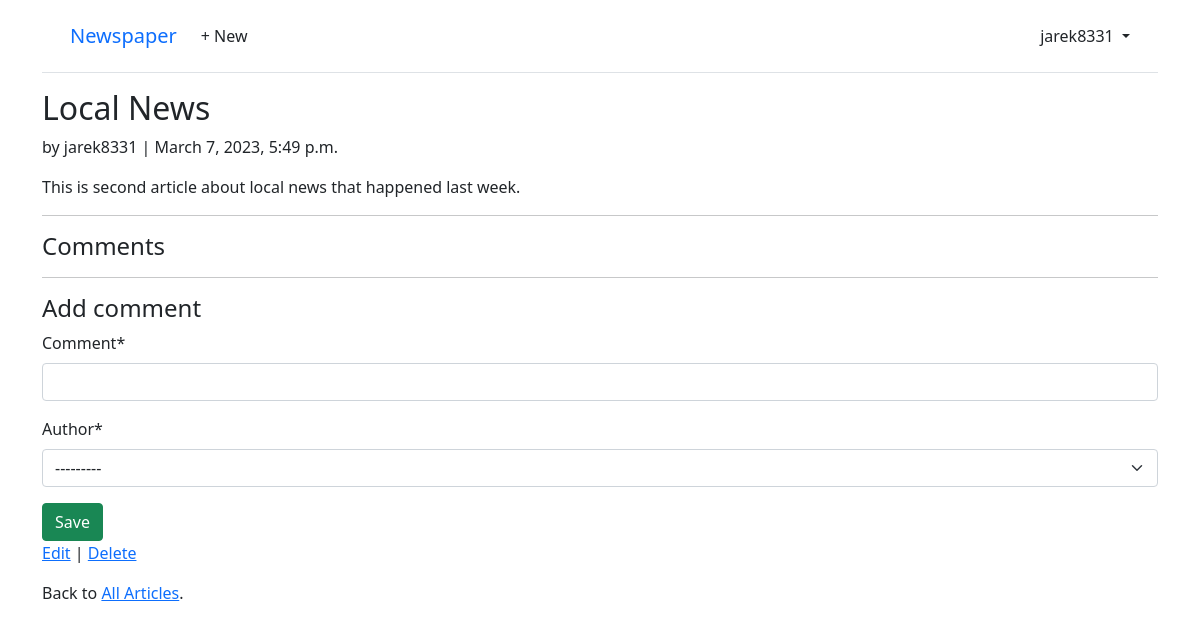
The page /articles/2/ (signed in) on the database its author committed.
### accounts/models.py (models this page shows)
class CustomUser(AbstractUser):
    age = models.PositiveIntegerField(null=True, blank=True)

### articles/models.py (models this page shows, shortened)
class Article(models.Model):
    title = models.CharField(max_length=255)
    body = models.TextField()
    date = models.DateTimeField(auto_now_add=True)
    author = models.ForeignKey(settings.AUTH_USER_MODEL,
                               on_delete=models.CASCADE,
                               )

### articles/views.py (the view, shortened to what this page needs)
# urls.py: path('<int:pk>/', ArticleDetailView.as_view(),
class ArticleDetailView(LoginRequiredMixin, View):
    def get(self, request, *args, **kwargs):
        view = CommentGet.as_view()
        return view(request, *args, **kwargs)

### articles/forms.py
class CommentForm(forms.ModelForm):
    class Meta:
        model = Comment
        fields = ("comment", "author")

### articles/views.py (called while the page is built)
    def get_context_data(self, **kwargs):
        context = super().get_context_data(**kwargs)
        context['form'] = CommentForm()
        return context

### templates/article_detail.html (shortened to what this page needs)
{% extends 'base.html' %}
{% load crispy_forms_tags %}
{% block content %}
<div class="article-entry">
    <h2>{{ article.title }}</h2>
    <p>by {{ article.author }} | {{ article.date }}</p>
    <p>{{ article.body }}</p>
</div>
<hr>
<h4>Comments</h4>
<hr>
<h4>Add comment</h4>
    <form action="" method="post">
        {{ form|crispy }}
        <button class="btn btn-success ml-2" type="submit">Save</button>
    </form>
<p><a href="{% url 'article_edit' article.pk %}">Edit</a> |
    <a href="{% url 'article_delete' article.pk %}">Delete</a></p>
<p>Back to <a href="{% url 'article_list' %}">All Articles</a>.</p>
{% endblock content %}

### templates/base.html (shortened to what this page needs)
<!DOCTYPE html>
<html>
<head>
  <link href="https://cdn.jsdelivr.net/npm/bootstrap@5.1.3/dist/css/bootstrap.min.css" rel="stylesheet">
</head>
<body>
  <div class="container">
    <header class="p-3 mb-3 border-bottom">
      <div class="container">
        <div class="d-flex flex-wrap align-items-center justify-content-center
          justify-content-lg-start">
          <a class="navbar-brand" href="{% url 'home' %}">Newspaper</a>
          <ul class="nav col-12 col-lg-auto me-lg-auto mb-2 justify-content-center
            mb-md-0">
            {% if user.is_authenticated %}
            <li><a href="{% url 'article_new' %}" class="nav-link px-2 link-dark">+ New</a></li>
          </ul>
          <div class="dropdown text-end">
            <a href="#" class="d-block link-dark text-decoration-none dropdown-toggle" id="dropdownUser1"
              data-bs-toggle="dropdown" aria-expanded="false">
              {{ user.username }}
            </a>
          </div>
          {% else %}
          <div class="text-end">
            <a href="{% url 'login' %}" class="btn btn-outline-primary me-2">Log
              In</a>
            <a href="{% url 'signup' %}" class="btn btn-primary">Sign Up</a>
          </div>
          {% endif %}
        </div>
      </div>
    </header>
    <main>
      {% block content %}
      {% endblock content %}
    </main>
  </div>
</body>
</html>

### rows shown on the page
CustomUser: username "jarek8331"
Article: title "Local News", author "jarek8331", date "March 7, 2023, 5:49 p.m.", body "This is second article about local news that happened last week."
